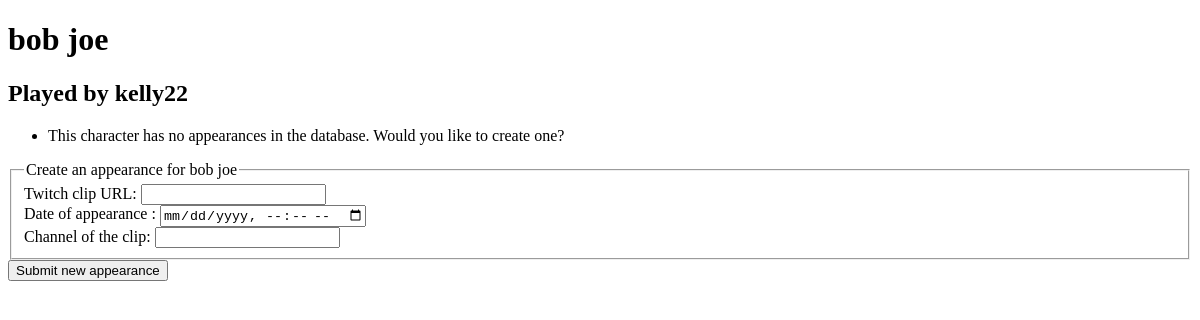
The page /lastSeenRP/character/bob_joe/ on the database as committed earlier.
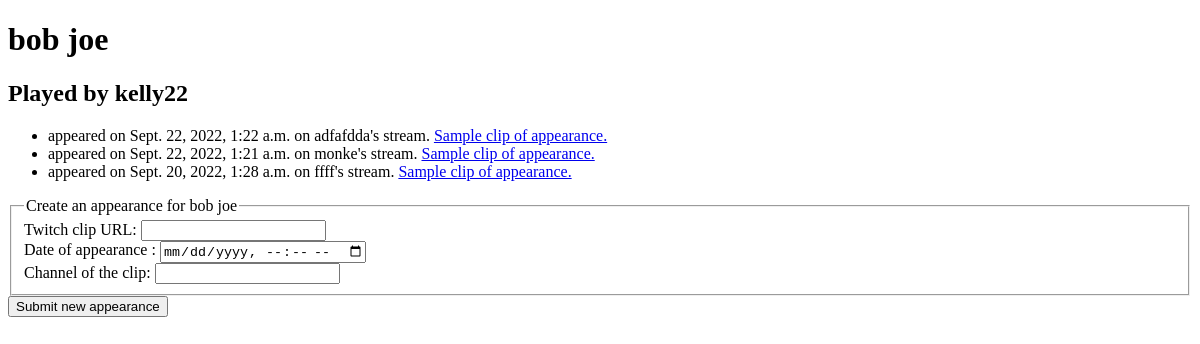
The same page on the database as committed later.
### lastSeenRP/models.py (models this page shows, shortened)
class Appearance(models.Model):
    character_name = models.ForeignKey(rpCharacter, on_delete=models.CASCADE)
    twitch_clip_URL = models.CharField(max_length=100)
    date_of_appearance = models.DateTimeField('date and time that the character showed up')
    clip_Streamer = models.CharField(max_length=50) #in case the clip gets deleted they can find the streamers vod and watch
    publish_time = models.DateTimeField('date and time a user submitted this post', default= pytz.UTC.localize(datetime.now()))
    class Meta:
        ordering = ('-date_of_appearance',)

### lastSeenRP/views.py (the view, shortened to what this page needs)
# urls.py: path('character/<str:character_FName>_<str:character_LName>/', views.character, name='character'),
def character(request, character_FName, character_LName):
    form = createAppearanceForm()
    character_id = get_object_or_404(rpCharacter, character_first_name=character_FName, character_last_name=character_LName)
    return render(request, 'lastSeenRP/character.html', {'character_id': character_id, 'form':form})

### lastSeenRP/forms.py
class createAppearanceForm(forms.Form):
    clipURL = forms.CharField(label="Twitch clip URL", max_length=125)
    dateOfAppearance = forms.DateTimeField(widget=forms.DateTimeInput(format=('%Y-%m-%d, %H:%M:%S'),attrs={'class': 'datetimepicker', 'placeholder': 'Select a date', 'type': 'datetime-local'}))
    channelName = forms.CharField(label="Channel of the clip", max_length=30)

### lastSeenRP/templates/lastSeenRP/character.html (shortened to what this page needs)
<!DOCTYPE html>
<html lang="en-US">
  <head>
  </head>
  <body>
    <h1> {{character_id.character_first_name}} {{character_id.character_last_name}} </h1>
    <h2> Played by {{character_id.character_played_by}} </h2>
    <ul>
      {% for appear in character_id.appearance_set.all %}
          <li> appeared on {{appear.date_of_appearance}} on {{appear.clip_Streamer}}'s stream. <a href="{{appear.twitch_clip_URL}}"> Sample clip of appearance.</a>  </li>
    {% empty %}
      <li> This character has no appearances in the database. Would you like to create one?</li>
      {% endfor %}
  </ul>
      <form action ="{% url 'lastSeenRP:resubmit' character_id.character_first_name character_id.character_last_name %}" method="post">
    <fieldset>
      <legend>Create an appearance for {{character_id.character_first_name}} {{character_id.character_last_name}}</legend>
      <label for="clipURL_label">Twitch clip URL: </label>
      {{form.clipURL}}
      <br>
      <label for="dateAndTime">Date of appearance : </label>
      {{form.dateOfAppearance}}
      <br>
      <label for="clipStreamer">Channel of the clip: </label>
      {{form.channelName}}
    </fieldset>
    <input type="submit" value="Submit new appearance">
  </form>
  </body>
</html>

Rows that differ between the two databases and show on the page:
added Appearance: date_of_appearance "Sept. 22, 2022, 1:22 a.m.", clip_Streamer "adfafdda"
added Appearance: date_of_appearance "Sept. 22, 2022, 1:21 a.m.", clip_Streamer "monke"
added Appearance: date_of_appearance "Sept. 20, 2022, 1:28 a.m.", clip_Streamer "ffff"
Other text that changed with them:
text no longer shown: "This character has no appearances in the database. Would you like to create one?"
